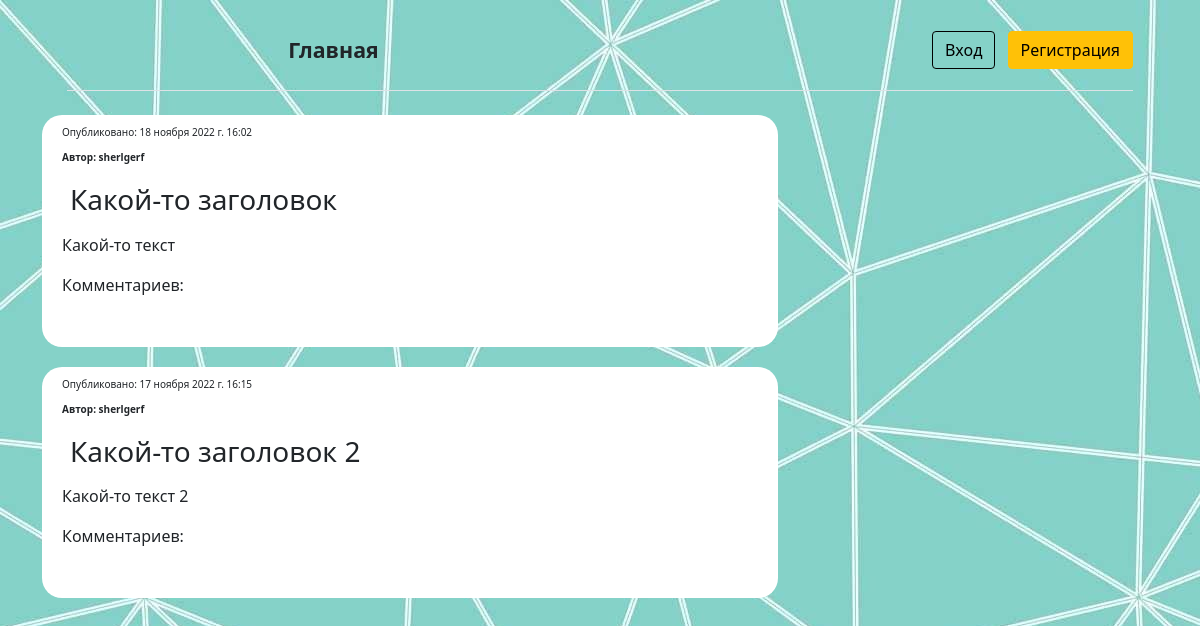
Before: / (signed in) with the older database file.
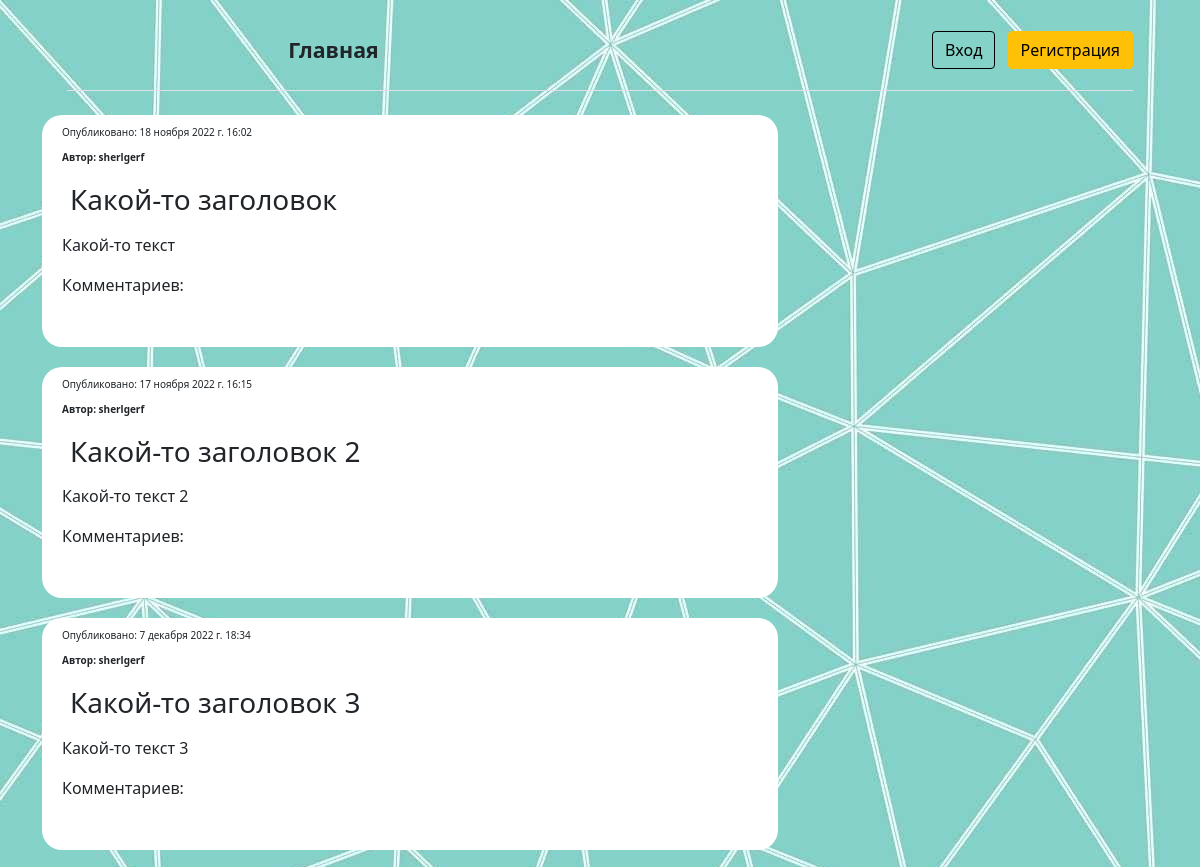
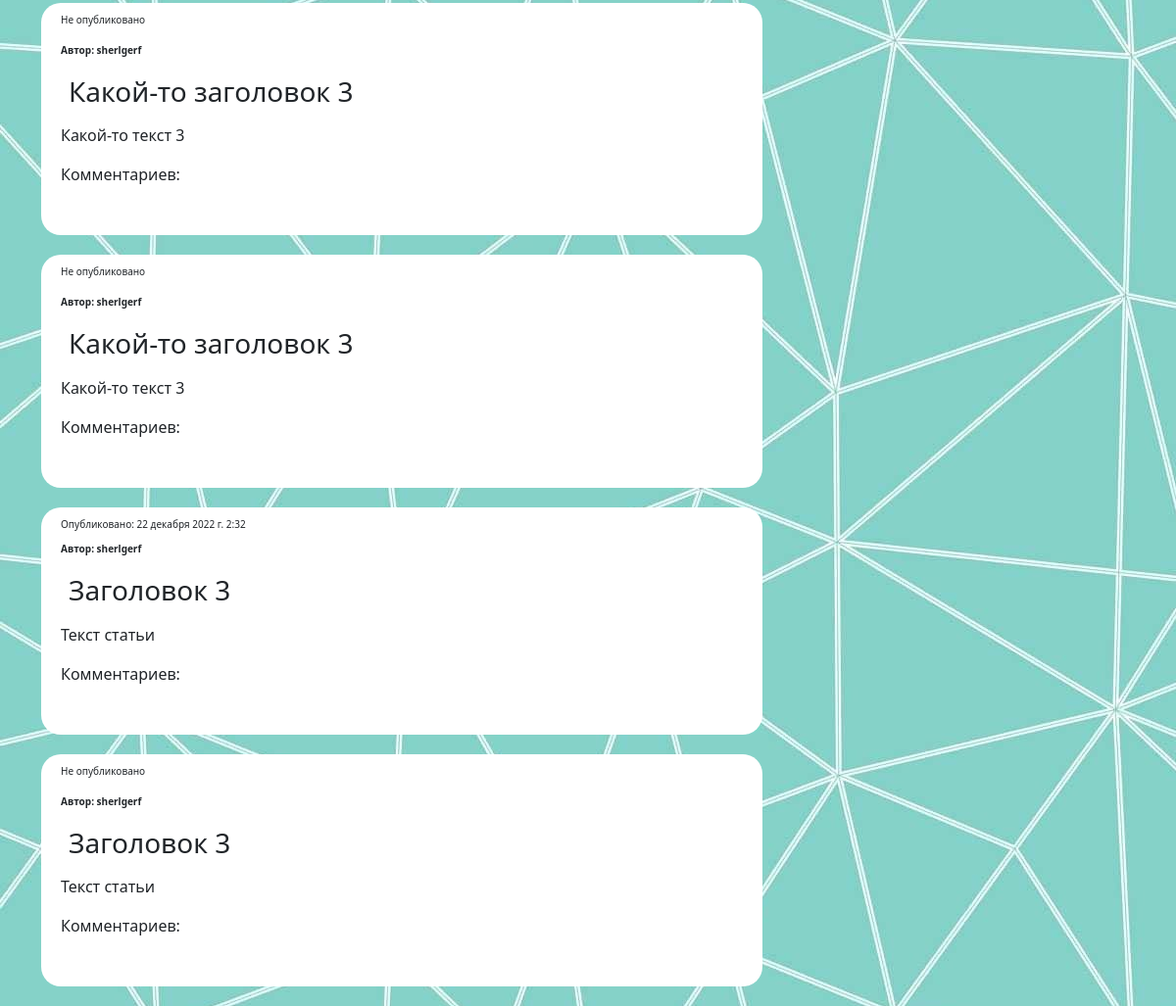
After: the same page with the newer database file (2 pictures, top to bottom).
### blog/models.py (models this page shows, shortened)
class Post(models.Model):
    author = models.ForeignKey(settings.AUTH_USER_MODEL,
                               on_delete=models.CASCADE)
    title = models.CharField(max_length=200, verbose_name="Заголовок")
    text = models.CharField(max_length=400, verbose_name="Текст статьи")
    created_date = models.DateTimeField(default=timezone.now,
                                        verbose_name="Дата создания")
    published_date = models.DateTimeField(blank=True,
                                          null=True,
                                          verbose_name="Дата публикации")
    is_published = models.BooleanField(default=False,
                                       verbose_name="Запись опубликована?")
    objects = PostManager()
    published = PostPublishedManager()
    def get_absolute_url(self):
        return reverse('post_detail', args=[str(self.id)])
    class Meta:
        verbose_name = "Запись в блоге"
        verbose_name_plural = "Запись в блоге"

### blog/views.py (the view)
# urls.py: path('', views.post_list, name='post_list'),
def post_list(request):
    posts = Post.objects.for_user(user=request.user)
    return render(request, 'blog/post_list.html', {'posts': posts})

### blog/managers.py (called while the page is built)
    def for_user(self, user=None) -> object:
        if user.is_staff:
            return self.all()
        elif user.is_authenticated:
            return self.filter(
                Q(published_date_lte=timezone.now()) | Q(author=user))
        else:
            return self.filter(published_date__lte=timezone.now())

    def get_queryset(self):
        return PostQuerySet(self.model, using=self._db)

    def for_user(self, user=None):
        return self.get_queryset().for_user(user=user)

### blog/templates/blog/post_list.html (shortened to what this page needs)
{% extends 'blog/base.html' %}
{% block content %}
    {% for post in posts %}
        <div class="post" style="background: #ffffff; margin-bottom: 20px; padding: 10px; padding-left: 20px;
          border-radius: 20px;border: 5px #000000">
            <div class="date" style="font-size: 10px">
                {% if post.published_date %}
                    <p style="margin-bottom: 10px;">Опубликовано: {{ post.published_date }}</p>
                {% else %}
                    <p>Не опубликовано</p>
                {% endif %}
                <p style="font-weight: bold; margin-bottom: 10px;">Автор: {{ post.author }}</p>
            </div>
           <h3><a href="{{ post.get_absolute_url}}" class="nav-link px-2 link-dark"> {{ post.title }} </a></h3>
            <p>{{ post.text|linebreaksbr }}</p>
            <p>Комментариев: {{ post.comment.count }}</p>
            <br>
        </div>
    {% endfor %}
{% endblock %}

Changed rows visible on the page:
added Post: published_date "7 декабря 2022 г. 18:34", author "sherlgerf", title "Какой-то заголовок 3", text "Какой-то текст 3"
added Post: shows "Не опубликовано", author "sherlgerf", title "Какой-то заголовок 3", text "Какой-то текст 3"
added Post: shows "Не опубликовано", author "sherlgerf", title "Какой-то заголовок 3", text "Какой-то текст 3"
added Post: published_date "22 декабря 2022 г. 2:32", author "sherlgerf", title "Заголовок 3", text "Текст статьи"
added Post: shows "Не опубликовано", author "sherlgerf", title "Заголовок 3", text "Текст статьи"
